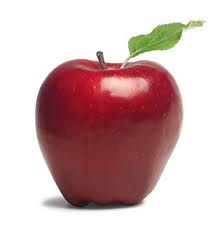
%> input picture fruits/1.jpg, 224 x 225 px
$ octave --eval "result = EdgeDetection(imread('../1.jpg'));"   (GNU Octave 9; MATLAB toolbox functions it lacks are replaced by stand-ins)
%> lines starting %> are read from the running program, lines starting %| are printed output that depends on the picture; in (x1, y1, x2, y2) boxes, pixels count from 0 and x2, y2 are one past the last pixel; in counts of white or black regions, pixels touching at a corner belong together; the program's own positions count from 1
function result=EdgeDetection(RGB)
% using matlab toolbox, edge, imfill, imclose(morphorogy), rgb2gray,
% rgb2BW,
% R,G,B processing seperate
% Read in the image

RGB=imread('F:\project\fruits\wtrmlnvf.jpg');
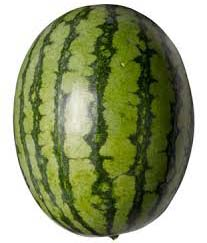
%> input picture 15th july,IMP/fruits/wtrmlnvf.jpg, 207 x 243 px
%> RGB is the input picture: size 243x207x3 uint8; mean R, G, B 148.1, 156.4, 118.5
A=RGB;
% Convert the image into gray scale, R, G, and B. Perform the "edge"
% function to get the edge in different format.
% E_W: whole edge information without segregating the image.
% E_R: edge information of the Red.
% E_G: edge information of the Green.
% E_B: edge information of the Blue.
B=rgb2gray(A);
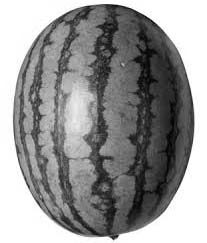
%> B: size 243x207 uint8; min 2, max 255, mean 149.6
%figure(1)
%imshow(B);
E_W=edge(B,'prewitt');
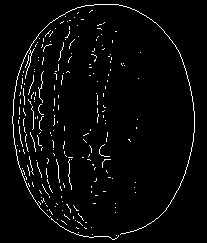
%> E_W: size 243x207 logical; 3.3% white in thin lines or dots, all inside (x1, y1, x2, y2) = (12, 4, 195, 240)
E_R=edge((A(:,:,1)));
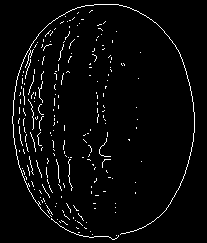
%> E_R: size 243x207 logical; 3.4% white in thin lines or dots, all inside (x1, y1, x2, y2) = (12, 4, 195, 240)
E_G=edge((A(:,:,2)));
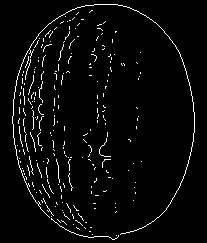
%> E_G: size 243x207 logical; 3.5% white in thin lines or dots, all inside (x1, y1, x2, y2) = (12, 4, 195, 240)
E_B=edge((A(:,:,3)));
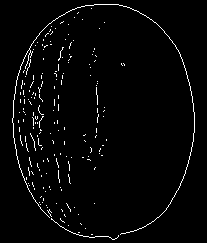
%> E_B: size 243x207 logical; 2.5% white in thin lines or dots, all inside (x1, y1, x2, y2) = (12, 4, 195, 240)
% E: the combination of the edge information of R, G, and B.
E=E_R+E_G+E_B;
LPF=ones(5,5);
[row col]=size(E);
%> row = 243; col = 207
result=zeros(row, col);
for i=3:row-2
  for j=3:col-2
   result(i,j)=sum(sum(LPF.*E(i-2:i+2,j-2:j+2)));
      if (result(i,j)>0)
         result(i,j)=1;
      end
  end
end
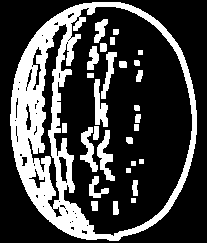
%> result: size 243x207 double; values 0 (black) and 1 (white), 26.6% white; 29 white regions, largest, box (x1, y1, x2, y2) and area: (10, 2, 197, 241) 10424, (97, 130, 115, 181) 401, (94, 79, 108, 127) 387
%figure(2)
%imshow(result)
end
